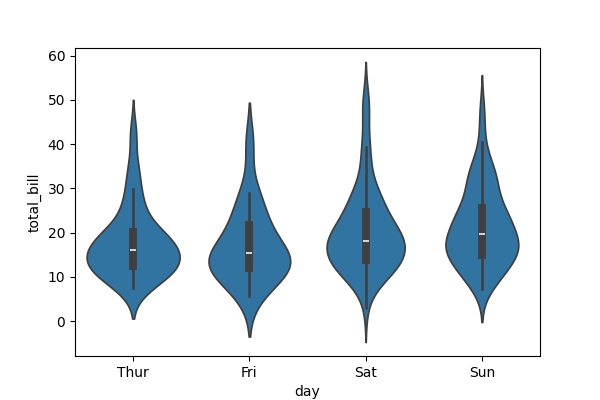

The script that drew this image:
import seaborn as sn

import matplotlib.pyplot as plt 

data = sn.load_dataset('tips')
plt.figure(figsize= (6, 4)) 
sn.violinplot(x='day', y='total_bill', data=data)
plt.show()
